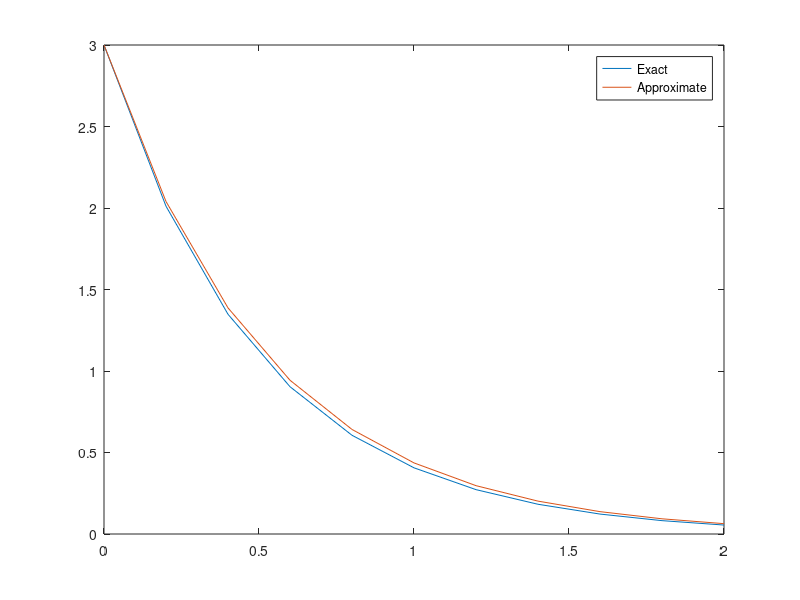

MATLAB code for this plot:
%% Example 1
% Solve y'(t)=-2y(t) with y0=3, midpoint method
y0 = 3;                  % Initial Condition
h=0.2;                   % Time step
t = 0:h:2;               % t goes from 0 to 2 seconds.
yexact = 3*exp(-2*t);    % Exact solution (in general we won't know this
ystar = zeros(size(t));  % Preallocate array (good coding practice)

ystar(1) = y0;           % Initial condition gives solution at t=0.
for i=1:(length(t)-1)
  k1 = -2*ystar(i);             % Approx for y gives approx for deriv
  y1 = ystar(i)+k1*h/2;         % Intermediate value
  k2 = -2*y1;                   % Approx deriv at intermediate value.
  ystar(i+1) = ystar(i) + k2*h; % Approximate solution at next value of y
end
plot(t,yexact,t,ystar);
legend('Exact','Approximate');
